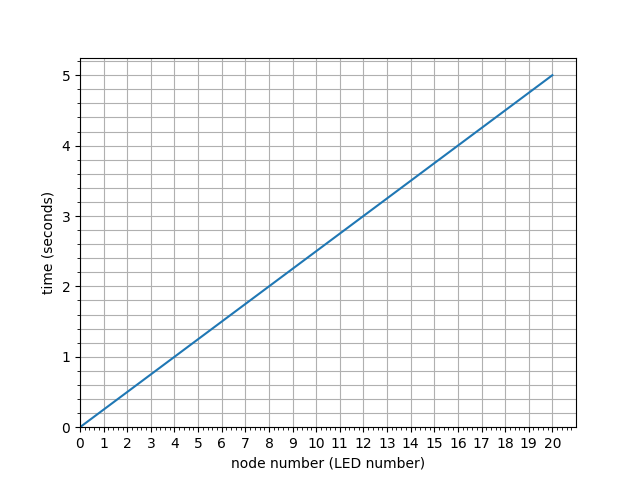

Write the Python code that produced this figure.
import matplotlib.pyplot as plt

x = []
y = []

for i in range(21):
    x.append(i)
    y.append(i*0.25)

plt.plot(x,y)
plt.xlabel('node number (LED number)')
plt.ylabel('time (seconds)')
xint = range(0, 21)
plt.xlim(xmin=0)
plt.ylim(ymin=0)
plt.xticks(xint)
plt.minorticks_on()
plt.grid(True, which="both", axis="y")
plt.grid(True, which="major", axis="x")
plt.show()
